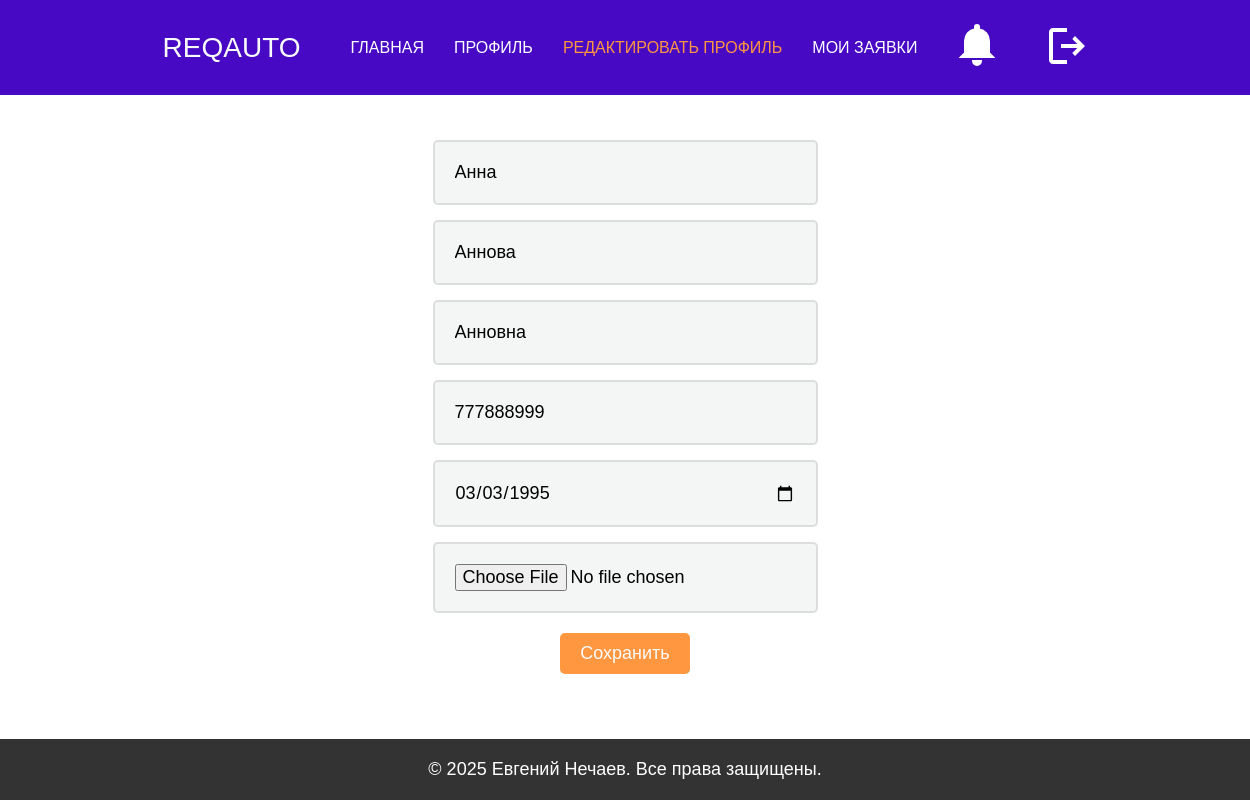
/edit_profile (signed in), run on the app's committed database.
### models.py (models this page shows)
class User(db.Model):
    __tablename__ = 'User'
    ID = db.Column(db.Integer, primary_key=True)
    username = db.Column(db.String(50), unique=True)
    password = db.Column(db.String(128))
    firstName = db.Column(db.String(50))
    lastName = db.Column(db.String(50))
    patronymic = db.Column(db.String(50))
    phone = db.Column(db.String(15))
    dateBirth = db.Column(db.Date, nullable=True)
    roleID = db.Column(db.Integer, db.ForeignKey('Role.ID'))
    photo = db.Column(db.String(256), nullable=True)

### app.py (the view, shortened to what this page needs)
@app.route('/edit_profile', methods=['GET', 'POST'])
def edit_profile():
    if 'user_id' not in session:
        return redirect(url_for('auth'))
    user_id = session['user_id']
    user = User.query.get(user_id)
    return render_template('edit_profile.html', user=user)

### templates/edit_profile.html (shortened to what this page needs)
<!DOCTYPE html>
<html lang="en">
  <head>
    <link rel="stylesheet" href="/static/styles.css" />
    <link rel="stylesheet" href="/static/profile.css" />
  </head>
  <body>
    <header>
      <div class="logo">ReqAuto</div>
      <nav>
        <ul>
          <li>
            <a href="{{ url_for('index') }}">Главная</a>
          </li>
          <li>
            <a href="{{ url_for('profile') }}">Профиль</a>
          </li>
          <li>
            <a href="#" class="active">Редактировать профиль</a>
          </li>
          <li>
            <a href="{{ url_for('profile_requests') }}">Мои заявки</a>
          </li>
          <li class="notifications-wrapper">
            <button id="notifications-toggle" class="notifications-button">
            </button>
          </li>
          <li>
            <form
              action="{{ url_for('logout') }}"
              method="post"
              class="logout-form"
            >
              <button type="submit" class="logout-button">
                <svg
                  xmlns="http://www.w3.org/2000/svg"
                  width="24"
                  height="24"
                  viewBox="0 0 24 24"
                >
                  <path
                    fill="#ffffff"
                    d="M5 21q-.825 0-1.412-.587T3 19V5q0-.825.588-1.412T5 3h7v2H5v14h7v2zm11-4l-1.375-1.45l2.55-2.55H9v-2h8.175l-2.55-2.55L16 7l5 5z"
                  />
                </svg>
              </button>
            </form>
          </li>
        </ul>
      </nav>
    </header>
    <main>
      <section class="horizontal-center-container">
        <form
          class="form"
          action="{{ url_for('edit_profile') }}"
          method="post"
          enctype="multipart/form-data"
        >
          <input
            class="form-input h3"
            type="text"
            name="firstName"
            value="{{ user.firstName }}"
            placeholder="Имя"
            required
          />
          <input
            class="form-input h3"
            type="text"
            name="lastName"
            value="{{ user.lastName }}"
            placeholder="Фамилия"
            required
          />
          <input
            class="form-input h3"
            type="text"
            name="patronymic"
            value="{{ user.patronymic }}"
            placeholder="Отчество"
          />
          <input
            class="form-input h3"
            type="text"
            name="phone"
            value="{{ user.phone }}"
            placeholder="Телефон"
            required
          />
          <input
            class="form-input h3"
            type="date"
            name="dateBirth"
            value="{{ user.dateBirth.strftime('%Y-%m-%d') }}"
            required
          />
          <input
            class="form-input h3"
            type="file"
            name="photo"
            accept="image/*"
          />
          <button class="button h3 submit-button" type="submit">
            Сохранить
          </button>
        </form>
      </section>
    </main>
    <footer class="site-footer">
      <p class="h3">&copy; 2025 Евгений Нечаев. Все права защищены.</p>
    </footer>
  </body>
</html>

### static/styles.css (style rules this page uses)
html { scroll-behavior: smooth; overflow-x: hidden; }
html, body { display: flex; flex-direction: column; }
html, body, p { margin: 0; padding: 0; }
body { min-height: 100vh; }
main { flex: 1; }
.h3 { text-transform: initial; font-family: "Rubik", sans-serif; font-weight: 100; font-size: 18px; }
header { margin: 0; padding: 20px; background-color: #4709c3; width: 100%; position: sticky; display: flex; justify-content: center; top: 0; z-index: 100; }
.logo { display: flex; font-family: "Montserrat", sans-serif; font-weight: 100; text-transform: uppercase; margin-right: 50px; font-size: 28px; color: #fafbfb; align-items: center; }
nav ul { list-style: none; padding-left: 0; display: flex; justify-content: center; }
nav a { text-decoration: none; color: #fff; display: flex; justify-content: center; }
nav li { display: inline; font-family: "Montserrat", sans-serif; font-weight: 100; text-transform: uppercase; margin: 0 30px 0 0; font-size: 16px; display: flex; justify-content: center; align-items: center; }
.active { color: #ff9640; }
.button { background-color: #f9fafa; width: fit-content; height: fit-content; padding: 10px 20px; max-width: 100%; border-radius: 5px; border-style: none; color: #000; }
.submit-button { margin: 0 auto; margin-top: 20px; background-color: #ff9640; color: #fafbfb; }
.horizontal-center-container { display: flex; justify-content: center; text-align: center; }
.form { display: flex; flex-direction: column; width: fit-content; min-width: 30%; max-width: 80%; padding: 30px; border-radius: 5px; height: 100%; }
.form-input { width: 100%; border-radius: 5px; border: 2px solid #dcddde; margin-top: 15px; background: #f4f5f5; padding: 20px; box-sizing: border-box; outline: none; transition: all 0.3s ease; }
.form-input::placeholder { color: #000; }
.logout-button { background: none; border: none; cursor: pointer; }
.logout-button svg { width: 48px; height: 48px; }
.site-footer { background-color: #333; color: #fff; text-align: center; padding: 20px 0; width: 100%; }

### static/profile.css (style rules this page uses)
nav ul { list-style: none; padding-left: 0; display: flex; justify-content: center; margin: 0; }
.notifications-wrapper { position: relative; display: inline-block; }
.notifications-button { background: none; border: none; color: white; font-size: 18px; cursor: pointer; }

### data on the page
User: firstName "Анна", lastName "Аннова", patronymic "Анновна", phone "777888999", dateBirth "03/03/1995"
